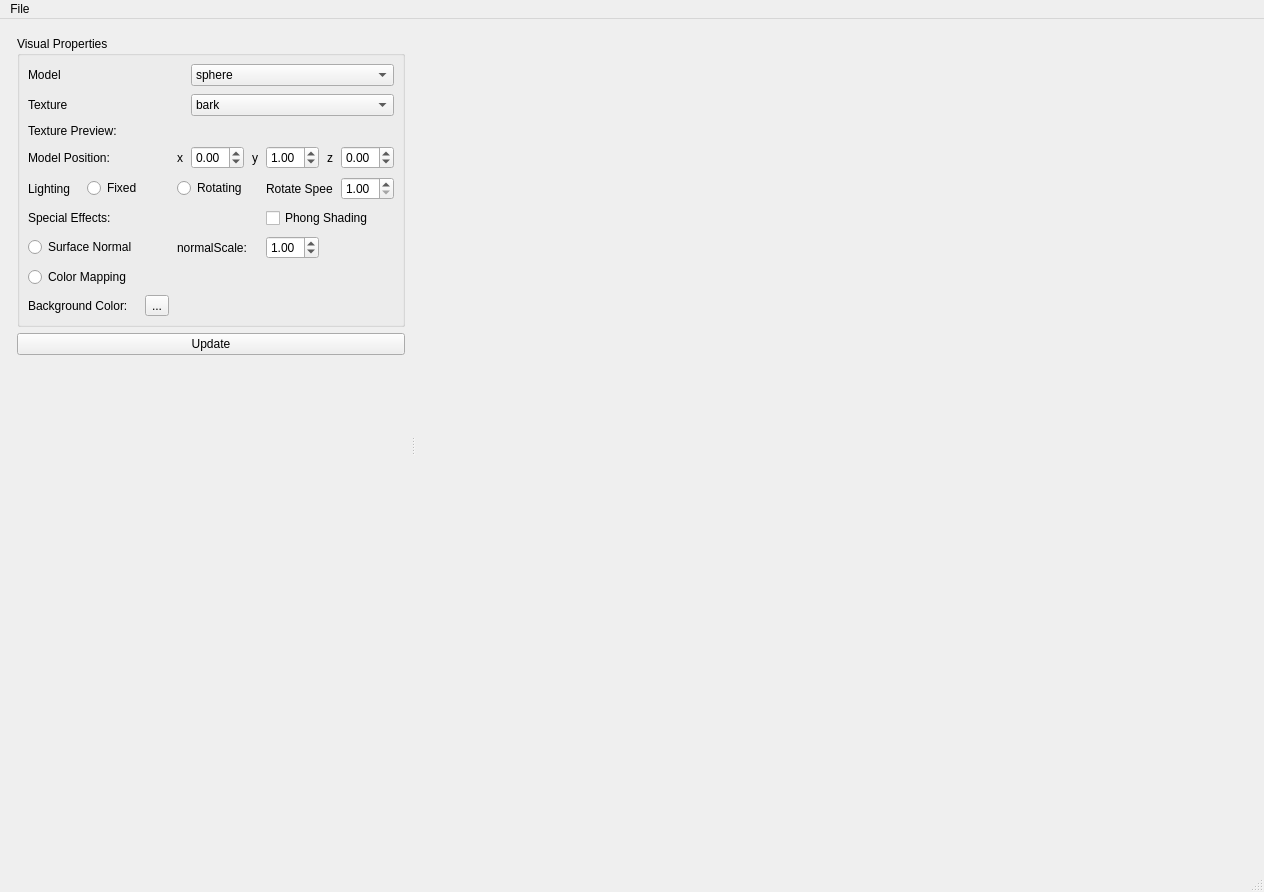
<?xml version="1.0" encoding="UTF-8"?>
<ui version="4.0">
 <class>SGPU_InteractiveParticleSimulationClass</class>
 <widget class="QMainWindow" name="SGPU_InteractiveParticleSimulationClass">
  <property name="geometry">
   <rect>
    <x>0</x>
    <y>0</y>
    <width>1264</width>
    <height>892</height>
   </rect>
  </property>
  <property name="windowTitle">
   <string>SGPU_InteractiveParticleSimulation</string>
  </property>
  <widget class="QWidget" name="centralWidget">
   <layout class="QGridLayout" name="gridLayout">
    <item row="0" column="0">
     <widget class="QSplitter" name="splitter">
      <property name="orientation">
       <enum>Qt::Horizontal</enum>
      </property>
      <widget class="QWidget" name="toolFrame" native="true">
       <property name="maximumSize">
        <size>
         <width>400</width>
         <height>16777215</height>
        </size>
       </property>
       <layout class="QGridLayout" name="gridLayout_4">
        <property name="leftMargin">
         <number>6</number>
        </property>
        <property name="topMargin">
         <number>6</number>
        </property>
        <property name="rightMargin">
         <number>6</number>
        </property>
        <property name="bottomMargin">
         <number>6</number>
        </property>
        <property name="spacing">
         <number>6</number>
        </property>
        <item row="0" column="0">
         <widget class="QGroupBox" name="groupBox_2">
          <property name="title">
           <string>Visual Properties</string>
          </property>
          <layout class="QGridLayout" name="gridLayout_2">
           <property name="leftMargin">
            <number>8</number>
           </property>
           <property name="topMargin">
            <number>8</number>
           </property>
           <property name="rightMargin">
            <number>8</number>
           </property>
           <property name="bottomMargin">
            <number>8</number>
           </property>
           <property name="spacing">
            <number>8</number>
           </property>
           <item row="7" column="0">
            <widget class="QLabel" name="label_14">
             <property name="text">
              <string>Lighting</string>
             </property>
            </widget>
           </item>
           <item row="5" column="5">
            <widget class="QLabel" name="label_11">
             <property name="text">
              <string>y</string>
             </property>
            </widget>
           </item>
           <item row="5" column="4">
            <widget class="QDoubleSpinBox" name="positionX">
             <property name="minimum">
              <double>-100.000000000000000</double>
             </property>
             <property name="maximum">
              <double>100.000000000000000</double>
             </property>
             <property name="singleStep">
              <double>1.000000000000000</double>
             </property>
            </widget>
           </item>
           <item row="25" column="0" colspan="2">
            <widget class="QRadioButton" name="colorMappingRadio">
             <property name="text">
              <string>Color Mapping</string>
             </property>
            </widget>
           </item>
           <item row="1" column="0">
            <widget class="QLabel" name="label_13">
             <property name="text">
              <string>Texture</string>
             </property>
            </widget>
           </item>
           <item row="5" column="6">
            <widget class="QDoubleSpinBox" name="positionY">
             <property name="minimum">
              <double>-100.000000000000000</double>
             </property>
             <property name="maximum">
              <double>100.000000000000000</double>
             </property>
             <property name="singleStep">
              <double>1.000000000000000</double>
             </property>
             <property name="value">
              <double>1.000000000000000</double>
             </property>
            </widget>
           </item>
           <item row="0" column="0">
            <widget class="QLabel" name="label_12">
             <property name="text">
              <string>Model</string>
             </property>
            </widget>
           </item>
           <item row="5" column="7">
            <widget class="QLabel" name="label_15">
             <property name="text">
              <string>z</string>
             </property>
            </widget>
           </item>
           <item row="0" column="4" colspan="5">
            <widget class="QComboBox" name="modelComboBox">
             <item>
              <property name="text">
               <string>sphere</string>
              </property>
             </item>
             <item>
              <property name="text">
               <string>teapot</string>
              </property>
             </item>
             <item>
              <property name="text">
               <string>torus</string>
              </property>
             </item>
             <item>
              <property name="text">
               <string>cube</string>
              </property>
             </item>
             <item>
              <property name="text">
               <string>bunny</string>
              </property>
             </item>
            </widget>
           </item>
           <item row="20" column="0" colspan="2">
            <widget class="QRadioButton" name="surfaceNormalRadio">
             <property name="text">
              <string>Surface Normal</string>
             </property>
            </widget>
           </item>
           <item row="27" column="8">
            <layout class="QHBoxLayout" name="horizontalLayout_3"/>
           </item>
           <item row="1" column="4" colspan="5">
            <widget class="QComboBox" name="textureComboBox">
             <item>
              <property name="text">
               <string>bark</string>
              </property>
             </item>
             <item>
              <property name="text">
               <string>brick</string>
              </property>
             </item>
             <item>
              <property name="text">
               <string>brushed</string>
              </property>
             </item>
             <item>
              <property name="text">
               <string>cleanwood</string>
              </property>
             </item>
             <item>
              <property name="text">
               <string>liquidmetal</string>
              </property>
             </item>
             <item>
              <property name="text">
               <string>pavers</string>
              </property>
             </item>
             <item>
              <property name="text">
               <string>plate</string>
              </property>
             </item>
             <item>
              <property name="text">
               <string>rustymetal</string>
              </property>
             </item>
             <item>
              <property name="text">
               <string>scrap</string>
              </property>
             </item>
            </widget>
           </item>
           <item row="5" column="8">
            <widget class="QDoubleSpinBox" name="positionZ">
             <property name="minimum">
              <double>-100.000000000000000</double>
             </property>
             <property name="maximum">
              <double>100.000000000000000</double>
             </property>
             <property name="singleStep">
              <double>1.000000000000000</double>
             </property>
            </widget>
           </item>
           <item row="20" column="8">
            <layout class="QHBoxLayout" name="horizontalLayout"/>
           </item>
           <item row="20" column="6">
            <widget class="QDoubleSpinBox" name="normalScale">
             <property name="maximum">
              <double>15.000000000000000</double>
             </property>
             <property name="singleStep">
              <double>0.500000000000000</double>
             </property>
             <property name="value">
              <double>1.000000000000000</double>
             </property>
            </widget>
           </item>
           <item row="4" column="0" colspan="2">
            <widget class="QLabel" name="imgLabel">
             <property name="text">
              <string>Texture Preview:</string>
             </property>
            </widget>
           </item>
           <item row="27" column="0" colspan="2">
            <widget class="QLabel" name="label">
             <property name="text">
              <string>Background Color:</string>
             </property>
            </widget>
           </item>
           <item row="11" column="0" colspan="5">
            <widget class="QLabel" name="label_3">
             <property name="text">
              <string>Special Effects:</string>
             </property>
            </widget>
           </item>
           <item row="5" column="0" colspan="2">
            <widget class="QLabel" name="label_7">
             <property name="text">
              <string>Model Position:</string>
             </property>
            </widget>
           </item>
           <item row="20" column="3" colspan="3">
            <widget class="QLabel" name="label_2">
             <property name="text">
              <string>normalScale:</string>
             </property>
            </widget>
           </item>
           <item row="7" column="3" colspan="3">
            <widget class="QRadioButton" name="rotatingLightingRadio">
             <property name="text">
              <string>Rotating</string>
             </property>
            </widget>
           </item>
           <item row="27" column="2">
            <widget class="QToolButton" name="colorButton">
             <property name="text">
              <string>...</string>
             </property>
            </widget>
           </item>
           <item row="5" column="3">
            <widget class="QLabel" name="label_6">
             <property name="text">
              <string>x</string>
             </property>
            </widget>
           </item>
           <item row="7" column="6" colspan="2">
            <widget class="QLabel" name="label_4">
             <property name="text">
              <string>Rotate Speed</string>
             </property>
            </widget>
           </item>
           <item row="7" column="1" colspan="2">
            <widget class="QRadioButton" name="fixedLightingRadio">
             <property name="text">
              <string>Fixed</string>
             </property>
            </widget>
           </item>
           <item row="7" column="8">
            <widget class="QDoubleSpinBox" name="rotatingSpeed">
             <property name="minimum">
              <double>1.000000000000000</double>
             </property>
             <property name="maximum">
              <double>10.000000000000000</double>
             </property>
             <property name="singleStep">
              <double>1.000000000000000</double>
             </property>
             <property name="value">
              <double>1.000000000000000</double>
             </property>
            </widget>
           </item>
           <item row="11" column="6" colspan="3">
            <widget class="QCheckBox" name="phongCheckBox">
             <property name="text">
              <string>Phong Shading</string>
             </property>
            </widget>
           </item>
          </layout>
         </widget>
        </item>
        <item row="19" column="0">
         <widget class="QPushButton" name="updateButton">
          <property name="text">
           <string>Update</string>
          </property>
         </widget>
        </item>
        <item row="33" column="0">
         <spacer name="verticalSpacer">
          <property name="orientation">
           <enum>Qt::Vertical</enum>
          </property>
          <property name="sizeHint" stdset="0">
           <size>
            <width>20</width>
            <height>320</height>
           </size>
          </property>
         </spacer>
        </item>
        <item row="20" column="0">
         <widget class="QLabel" name="label_5">
          <property name="text">
           <string/>
          </property>
         </widget>
        </item>
       </layout>
      </widget>
      <widget class="QViewport" name="viewport" native="true"/>
     </widget>
    </item>
   </layout>
  </widget>
  <widget class="QMenuBar" name="menuBar">
   <property name="geometry">
    <rect>
     <x>0</x>
     <y>0</y>
     <width>1264</width>
     <height>21</height>
    </rect>
   </property>
   <widget class="QMenu" name="menuFile">
    <property name="title">
     <string>File</string>
    </property>
    <addaction name="actionExit"/>
   </widget>
   <addaction name="menuFile"/>
  </widget>
  <widget class="QStatusBar" name="statusBar"/>
  <action name="actionExit">
   <property name="text">
    <string>Exit</string>
   </property>
  </action>
 </widget>
 <layoutdefault spacing="6" margin="11"/>
 <customwidgets>
  <customwidget>
   <class>QViewport</class>
   <extends>QWidget</extends>
   <header location="global">QViewport.h</header>
   <container>1</container>
  </customwidget>
 </customwidgets>
 <resources>
  <include location="SGPU_InteractiveParticleSimulation.qrc"/>
 </resources>
 <connections>
  <connection>
   <sender>actionExit</sender>
   <signal>triggered()</signal>
   <receiver>SGPU_InteractiveParticleSimulationClass</receiver>
   <slot>close()</slot>
   <hints>
    <hint type="sourcelabel">
     <x>-1</x>
     <y>-1</y>
    </hint>
    <hint type="destinationlabel">
     <x>631</x>
     <y>445</y>
    </hint>
   </hints>
  </connection>
  <connection>
   <sender>updateButton</sender>
   <signal>released()</signal>
   <receiver>SGPU_InteractiveParticleSimulationClass</receiver>
   <slot>onUpdate()</slot>
   <hints>
    <hint type="sourcelabel">
     <x>217</x>
     <y>478</y>
    </hint>
    <hint type="destinationlabel">
     <x>631</x>
     <y>445</y>
    </hint>
   </hints>
  </connection>
  <connection>
   <sender>colorButton</sender>
   <signal>released()</signal>
   <receiver>SGPU_InteractiveParticleSimulationClass</receiver>
   <slot>onColorButton()</slot>
   <hints>
    <hint type="sourcelabel">
     <x>382</x>
     <y>112</y>
    </hint>
    <hint type="destinationlabel">
     <x>631</x>
     <y>445</y>
    </hint>
   </hints>
  </connection>
 </connections>
 <slots>
  <slot>onUpdate()</slot>
  <slot>onColorButton()</slot>
 </slots>
</ui>
